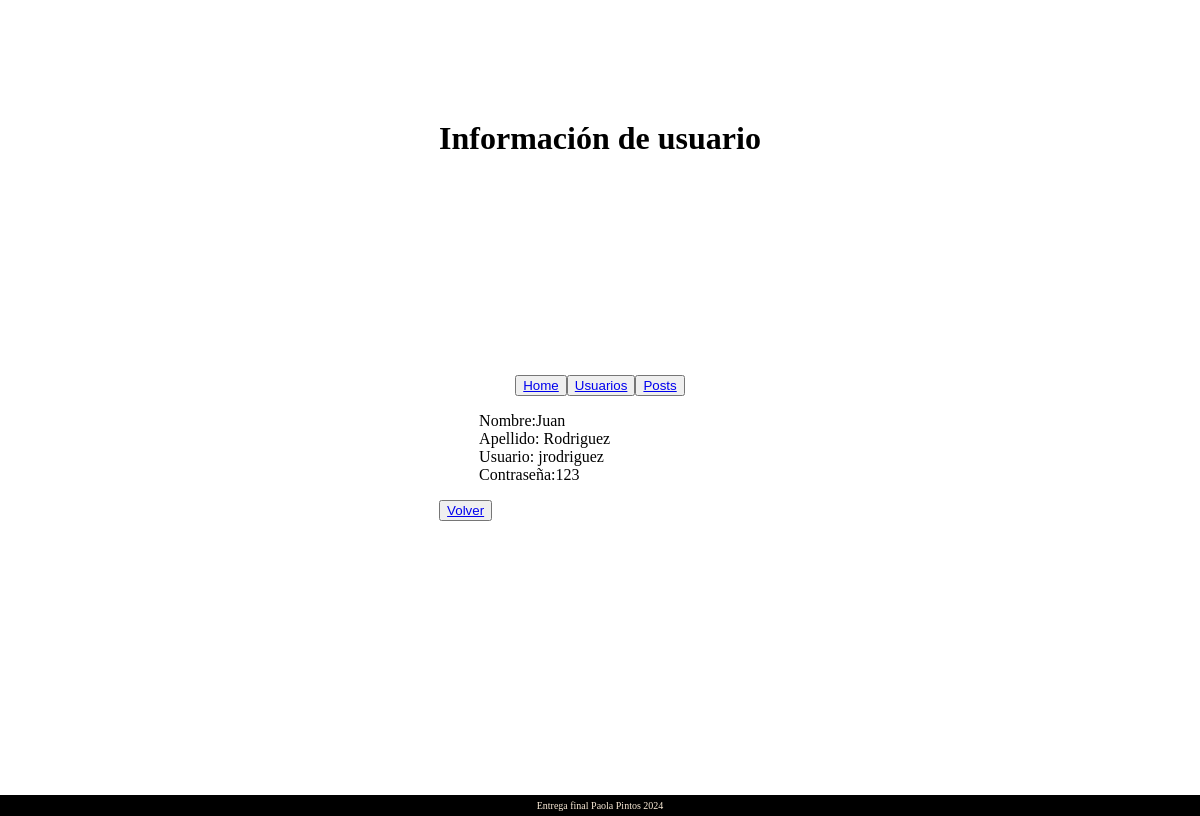
/usuarios/usuario/detail/1, run on an earlier commit of the app's database.
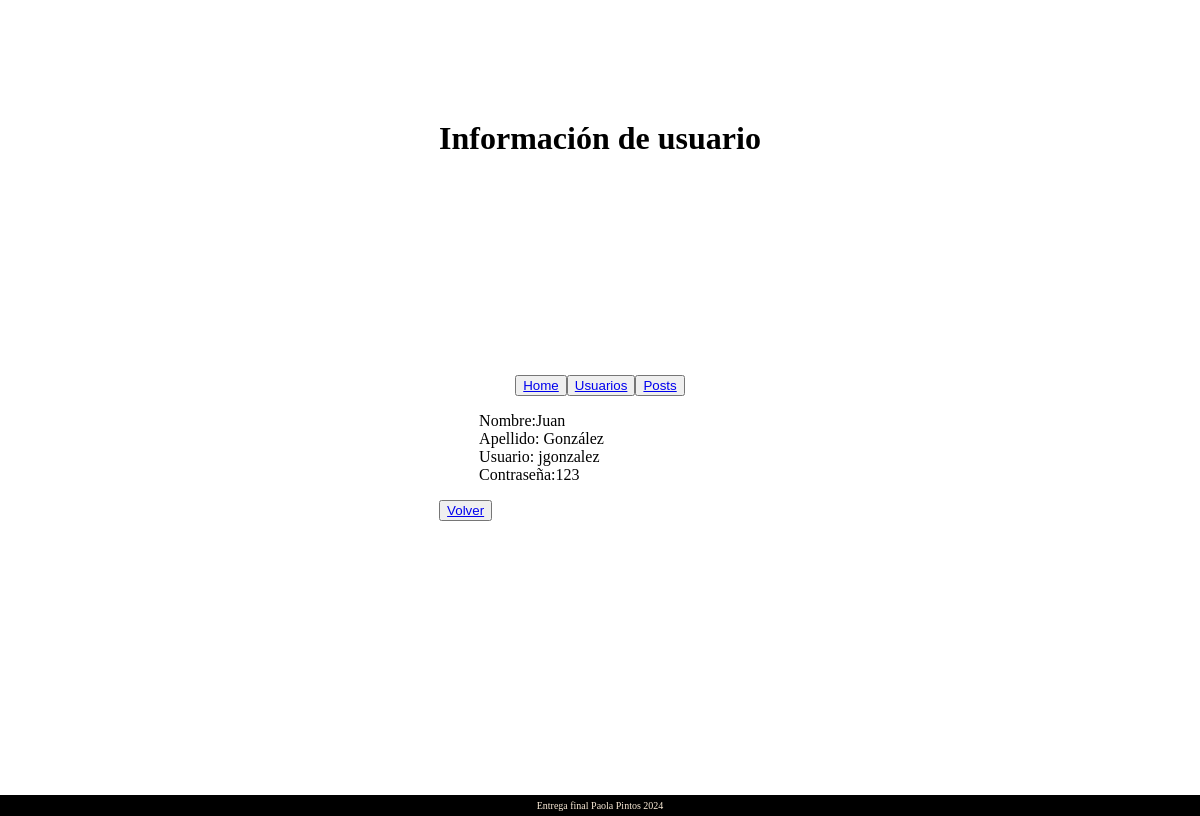
And on a later commit of the database.
### usuarios/models.py (models this page shows, shortened)
class Usuario(models.Model):
    nombre = models.CharField(max_length=50)
    apellido = models.CharField(max_length=50)
    user = models.CharField(max_length=20, unique=True)
    password = models.CharField(max_length=20)

### usuarios/views.py (the view)
# urls.py: path("usuario/detail/<int:pk>", views.usuario_detail, name="usuario_detail"),
def usuario_detail(request, pk: int):
    query = Usuario.objects.get(id=pk)
    context = {"usuario": query}
    return render(request, "usuarios/usuario_detail.html", context)

### usuarios/templates/usuarios/usuario_detail.html
{% extends 'main/base.html' %}
{% block header %}
Información de usuario
{% endblock header %}
{% block main %}
<ul style="list-style-type: none;">
    <li>Nombre:{{usuario.nombre}}</li>
    <li>Apellido: {{usuario.apellido}}</li>
    <li>Usuario: {{usuario.user}}</li>
    <li>Contraseña:{{usuario.password}}</li>
</ul>
<p>
    <button><a href="{% url 'usuarios:usuario_list' %}">Volver</a></button>
</p>
{% endblock main %}

What changed in the data, as far as the page shows it:
changed Usuario "Juan": apellido "Rodriguez" → "González"; user "jrodriguez" → "jgonzalez"
